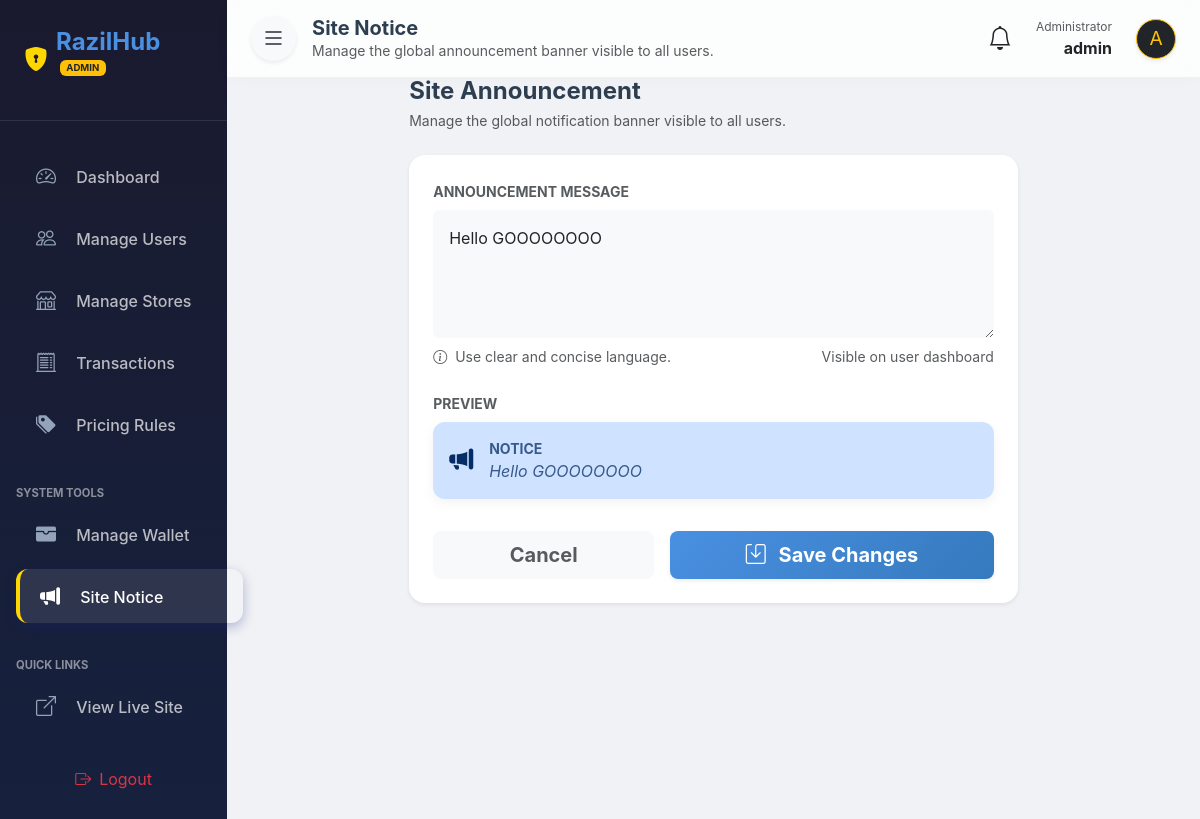
/admin/notice (signed in), run on the app's committed database.
### app.py (models this page shows)
class User(UserMixin, db.Model):
    id = db.Column(db.Integer, primary_key=True)
    first_name = db.Column(db.String(100))
    last_name = db.Column(db.String(100))
    username = db.Column(db.String(50), unique=True)
    email = db.Column(db.String(120), unique=True)
    mobile = db.Column(db.String(20))
    password = db.Column(db.String(200))
    balance = db.Column(db.Float, default=0.0)
    is_admin = db.Column(db.Boolean, default=False)
    is_suspended = db.Column(db.Boolean, default=False) # New field for suspension

class SiteSetting(db.Model):
    id = db.Column(db.Integer, primary_key=True)
    key = db.Column(db.String(50), unique=True, nullable=False)
    value = db.Column(db.Text)

### app.py (the view, shortened to what this page needs)
@app.route('/admin/notice', methods=['GET', 'POST'])
@admin_required
def admin_notice():
    setting = SiteSetting.query.filter_by(key='site_notice').first()
    notice = setting.value if setting else ""
    return render_template('admin/notice.html', notice=notice)

### app.py (called while the page is built)
@app.context_processor
def inject_site_notice():
    notice_setting = SiteSetting.query.filter_by(key='site_notice').first()
    return dict(site_notice=notice_setting.value if notice_setting else None)

@app.context_processor
def inject_admin_stats():
    if current_user.is_authenticated and current_user.is_admin:
        pending_txns = Transaction.query.filter(
            Transaction.status == 'Pending',
            Transaction.type.in_(['Withdrawal', 'Store Withdrawal (MoMo)'])
        ).order_by(Transaction.date.desc()).all()
        return dict(
            pending_withdrawals_count=len(pending_txns),
            pending_notifications=pending_txns
        )
    return dict(pending_withdrawals_count=0, pending_notifications=[])

@login_manager.user_loader
def load_user(user_id):
    return User.query.get(int(user_id))

def admin_required(f):
    @wraps(f)
    def decorated_function(*args, **kwargs):
        if not current_user.is_authenticated or not current_user.is_admin:
            flash("Access denied. Admin privileges required.", "error")
            return redirect(url_for('login'))
        return f(*args, **kwargs)
    return decorated_function

### templates/admin/notice.html (shortened to what this page needs)
{% extends 'admin/base.html' %}
{% block header_title %}Site Notice{% endblock %}
{% block header_subtitle %}Manage the global announcement banner visible to all users.{% endblock %}
{% block content %}
<div class="row justify-content-center">
    <div class="col-lg-8">
        <div class="d-flex align-items-center justify-content-between mb-4">
            <div>
                <h4 class="fw-bold mb-1">Site Announcement</h4>
                <p class="text-muted small mb-0">Manage the global notification banner visible to all users.</p>
            </div>
        </div>
        <div class="card border-0 shadow-sm rounded-4">
            <div class="card-body p-4">
                <form method="POST">
                    <div class="mb-4">
                        <label for="notice" class="form-label fw-bold small text-uppercase text-muted">Announcement
                            Message</label>
                        <textarea class="form-control bg-light border-0 p-3" id="notice" name="notice" rows="4"
                            placeholder="Type a message here (e.g., 'Maintenance scheduled for tonight')..."
                            style="font-size: 1rem; min-height: 120px;">{{ notice }}</textarea>
                        <div class="form-text mt-2 d-flex justify-content-between">
                            <span><i class="bi bi-info-circle me-1"></i> Use clear and concise language.</span>
                            <span class="text-muted">Visible on user dashboard</span>
                        </div>
                    </div>
                    <div class="mb-4">
                        <label class="form-label fw-bold small text-uppercase text-muted">Preview</label>
                        <div class="alert alert-primary border-0 d-flex align-items-center" role="alert">
                            <i class="bi bi-megaphone-fill me-3 fs-4"></i>
                            <div>
                                <strong class="d-block text-uppercase small opacity-75">Notice</strong>
                                <span class="fst-italic opacity-75" id="previewText">{{ notice or 'No active notice
                                    currently.' }}</span>
                            </div>
                        </div>
                    </div>
                    <div class="d-flex gap-3 pt-2">
                        <a href="{{ url_for('admin_dashboard') }}"
                            class="btn btn-light btn-lg flex-fill fw-bold text-muted">Cancel</a>
                        <button type="submit" class="btn btn-primary btn-lg flex-fill fw-bold shadow-sm">
                            <i class="bi bi-save me-2"></i> Save Changes
                        </button>
                    </div>
                </form>
            </div>
        </div>
    </div>
</div>
{% endblock %}

### templates/admin/base.html (shortened to what this page needs)
<!DOCTYPE html>
<html lang="en">
<head>
    <link href="https://cdn.jsdelivr.net/npm/bootstrap@5.3.0/dist/css/bootstrap.min.css" rel="stylesheet">
    <link rel="stylesheet" href="https://cdn.jsdelivr.net/npm/bootstrap-icons@1.10.0/font/bootstrap-icons.css">
    <link rel="stylesheet" href="{{ url_for('static', filename='css/style.css') }}">
</head>
<body>
    <div class="d-flex" id="wrapper">
        <div class="border-0 shadow-none sidebar sidebar-admin text-white" id="sidebar-wrapper">
            <div class="sidebar-heading">
                <div class="d-flex align-items-center gap-2">
                    <i class="bi bi-shield-lock-fill fs-4 text-admin-gold"></i>
                    <span class="fw-bold tracking-wide">RazilHub <span class="badge bg-warning text-dark ms-1"
                            style="font-size: 0.6rem; vertical-align: top;">ADMIN</span></span>
                </div>
            </div>
            <div class="list-group list-group-flush py-4 bg-transparent">
                <a href="{{ url_for('admin_dashboard') }}"
                    class="list-group-item list-group-item-action bg-transparent border-0 mb-1 {% if request.endpoint == 'admin_dashboard' %}active{% endif %}">
                    <i class="bi bi-speedometer2 me-3 fs-5"></i> Dashboard
                </a>
                <a href="{{ url_for('admin_users') }}"
                    class="list-group-item list-group-item-action bg-transparent border-0 mb-1 {% if request.endpoint == 'admin_users' %}active{% endif %}">
                    <i class="bi bi-people me-3 fs-5"></i> Manage Users
                </a>
                <a href="{{ url_for('admin_stores') }}"
                    class="list-group-item list-group-item-action bg-transparent border-0 mb-1 {% if request.endpoint == 'admin_stores' %}active{% endif %}">
                    <i class="bi bi-shop me-3 fs-5"></i> Manage Stores
                </a>
                <a href="{{ url_for('admin_transactions') }}"
                    class="list-group-item list-group-item-action bg-transparent border-0 mb-1 {% if request.endpoint == 'admin_transactions' %}active{% endif %}">
                    <i class="bi bi-receipt-cutoff me-3 fs-5"></i> Transactions
                </a>
                <a href="{{ url_for('admin_pricing') }}"
                    class="list-group-item list-group-item-action bg-transparent border-0 mb-1 {% if request.endpoint == 'admin_pricing' %}active{% endif %}">
                    <i class="bi bi-tags-fill me-3 fs-5"></i> Pricing Rules
                </a>
                <div class="mt-4 px-3">
                    <small class="text-uppercase text-white-50 fw-bold" style="font-size: 0.7rem;">System Tools</small>
                </div>
                <a href="{{ url_for('admin_manage_wallet') }}"
                    class="list-group-item list-group-item-action bg-transparent border-0 mb-1 {% if request.endpoint == 'admin_manage_wallet' %}active{% endif %}">
                    <i class="bi bi-wallet-fill me-3 fs-5"></i> Manage Wallet
                </a>
                <a href="{{ url_for('admin_notice') }}"
                    class="list-group-item list-group-item-action bg-transparent border-0 mb-1 {% if request.endpoint == 'admin_notice' %}active{% endif %}">
                    <i class="bi bi-megaphone-fill me-3 fs-5"></i> Site Notice
                </a>
                <div class="mt-4 px-3">
                    <small class="text-uppercase text-white-50 fw-bold" style="font-size: 0.7rem;">Quick Links</small>
                </div>
                <a href="{{ url_for('dashboard') }}"
                    class="list-group-item list-group-item-action bg-transparent border-0 mb-1 text-info">
                    <i class="bi bi-box-arrow-up-right me-3 fs-5"></i> View Live Site
                </a>
                <div class="mt-auto pt-4 px-3">
                    <a href="{{ url_for('logout') }}"
                        class="btn btn-outline-danger border-0 w-100 d-flex align-items-center justify-content-center gap-2">
                        <i class="bi bi-box-arrow-right"></i> Logout
                    </a>
                </div>
            </div>
        </div>
        <div id="page-content-wrapper">
            <nav class="navbar navbar-expand-lg navbar-light border-0 px-4 py-3">
                <div class="container-fluid p-0">
                    <button
                        class="btn btn-light shadow-sm border-0 d-flex align-items-center justify-content-center rounded-circle"
                        id="sidebarToggle" style="width: 45px; height: 45px;">
                        <i class="bi bi-list fs-4 text-dark"></i>
                    </button>
                    <div class="ms-3">
                        <h5 class="fw-bold mb-0">{% block header_title %}Overview{% endblock %}</h5>
                        <p class="text-muted small mb-0">{% block header_subtitle %}Admin Control Panel{% endblock %}
                        </p>
                    </div>
                    <div class="ms-auto d-flex align-items-center gap-3">
                        <div class="dropdown">
                            <a href="#" class="text-dark position-relative me-2" id="notificationDropdown"
                                data-bs-toggle="dropdown" aria-expanded="false">
                                <i class="bi bi-bell fs-4"></i>
                            </a>
                        </div>
                        <div class="d-none d-md-block text-end me-2">
                            <small class="text-muted d-block" style="font-size: 0.75rem;">Administrator</small>
                            <span class="fw-bold text-dark">{{ current_user.username }}</span>
                        </div>
                        <div class="rounded-circle bg-dark text-warning border border-warning d-flex align-items-center justify-content-center shadow-sm"
                            style="width: 40px; height: 40px; font-size: 1.2rem;">
                            {{ current_user.username[0] | upper }}
                        </div>
                    </div>
                </div>
            </nav>
            <div class="container-fluid px-4 pb-5">
                <div class="fade-in">
                    {% block content %}{% endblock %}
                </div>
            </div>
        </div>
    </div>
</body>
</html>

### static/css/style.css (style rules this page uses)
:root { --primary-color: #4a90e2; --secondary-color: #8c9eff; --success-color: #00c853; --warning-color: #ffd600; --danger-color: #ff3d00; --dark-color: #2c3e50; --light-color: #f8f9fa; --card-bg: #ffffff; --body-bg: #f0f2f5; --sidebar-width: 280px; --border-radius: 16px; --box-shadow: 0 10px 30px rgba(0, 0, 0, 0.05); --transition: all 0.3s cubic-bezier(0.4, 0, 0.2, 1); }
body { margin: 0; padding: 0; font-family: 'Inter', "Segoe UI", Arial, sans-serif; background-color: var(--body-bg); color: var(--dark-color); }
.card { border: none; border-radius: var(--border-radius); box-shadow: var(--box-shadow); transition: var(--transition); background: var(--card-bg); overflow: hidden; }
#wrapper { overflow-x: hidden; transition: var(--transition); }
#sidebar-wrapper { min-height: 100vh; margin-left: -15rem; transition: margin .25s ease-out; width: var(--sidebar-width); }
#sidebar-wrapper .sidebar-heading { padding: 1.5rem; font-size: 1.5rem; font-weight: 800; color: var(--primary-color); }
@media (min-width: 768px) { #sidebar-wrapper { margin-left: 0; } }
@media (min-width: 768px) { #page-content-wrapper { min-width: 0; width: 100%; } }
#sidebar-wrapper .list-group-item { background-color: transparent; color: #64748b; border: none; font-weight: 500; margin: 4px 16px; border-radius: 12px; padding: 12px 20px; transition: var(--transition); }
#sidebar-wrapper .list-group-item.active { background: linear-gradient(135deg, #1a237e 0%, #0d47a1 100%); color: white; box-shadow: 0 4px 12px rgba(26, 35, 126, 0.3); }
#sidebar-wrapper .list-group-item.active i { color: white; }
#sidebar-wrapper .list-group-item i { color: #94a3b8; transition: var(--transition); }
.fade-in { animation: fadeIn 0.6s ease-out forwards; }
.sidebar-admin { background: linear-gradient(180deg, #1a1a2e 0%, #16213e 100%) !important; }
.sidebar-admin .sidebar-heading { border-bottom: 1px solid rgba(255, 255, 255, 0.1) !important; }
.sidebar-admin .list-group-item { color: rgba(255, 255, 255, 0.7) !important; }
.sidebar-admin .list-group-item:hover, .sidebar-admin .list-group-item.active { color: #fff !important; background: rgba(255, 255, 255, 0.1) !important; border-left: 4px solid #ffd700 !important; }
.text-admin-gold { color: #ffd700 !important; }
.navbar { background: rgba(255, 255, 255, 0.8) !important; backdrop-filter: blur(12px); box-shadow: 0 2px 20px rgba(0, 0, 0, 0.02); position: relative; z-index: 1050; }
.alert { border: none; border-radius: 12px; box-shadow: 0 4px 12px rgba(0, 0, 0, 0.05); }
.btn-primary { background: linear-gradient(135deg, #4a90e2 0%, #357abd 100%); border: none; box-shadow: 0 4px 12px rgba(74, 144, 226, 0.3); transition: var(--transition); }

### data on the page
User: username "admin", username "A"
SiteSetting: notice "Hello GOOOOOOOO", value "Hello GOOOOOOOO"
